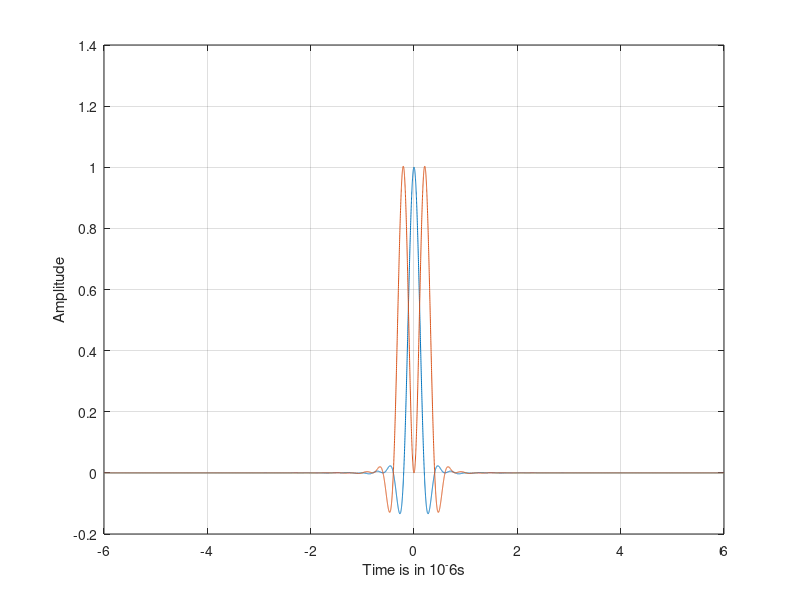
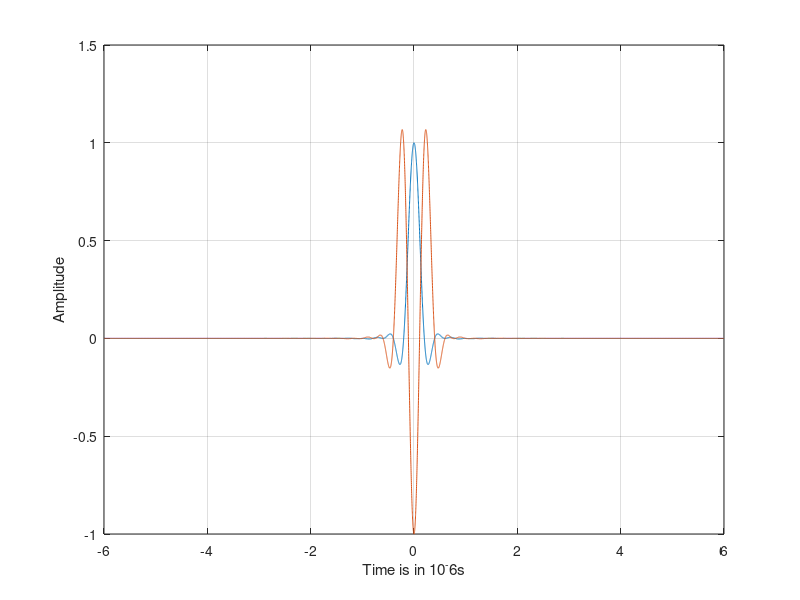

Source code (MATLAB) for these figures, in order:
%For OOK
R = 5; %50Mb/s
T = 1/R; % in seconds
alpha = 1/2; % roll off factor
t = [-6:0.001:6];
h = t-T;
k = t+T;
% Raised Cosine pulse
if ( t == 0)
    p = 1;
else
    sincNum = sin(pi*t*R);
    sincDen = (pi*t*R);
    sincOp = sincNum./sincDen;
    cosNum = cos(pi*t*R*alpha);
    cosDen = (1-4*(alpha*t*R).^2);
    cosOp = cosNum./cosDen;
    p = sincOp.*cosOp;
end
% Unipolar (OOK) Pulse Train
if ( h == 0)
    p = 1;
else
    %t-T
    sincNum1 = sin(pi*h*R);
    sincDen1 = (pi*h*R);
    sincOp1 = sincNum1./sincDen1;
    cosNum1 = cos(pi*h*R*alpha);
    cosDen1 = (1-4*(alpha*h*R).^2);
    cosOp1 = cosNum1./cosDen1;
    %t+T
    sincNum2 = sin(pi*k*R);
    sincDen2 = (pi*k*R);
    sincOp2 = sincNum2./sincDen2;
    cosNum2 = cos(pi*k*R*alpha);
    cosDen2 = (1-4*(alpha*k*R).^2);
    cosOp2 = cosNum2./cosDen2;
    x = (sincOp1.*cosOp1)+(sincOp2.*cosOp2);
end
% Bipolar (BPSK) Pulse Train
if ( h == 0)
    p = 1;
else
    %t
    sincNum = sin(pi*t*R);
    sincDen = (pi*t*R);
    sincOp = sincNum./sincDen;
    cosNum = cos(pi*t*R*alpha);
    cosDen = (1-4*(alpha*t*R).^2);
    cosOp = cosNum./cosDen;
    %t-T
    sincNum1 = sin(pi*h*R);
    sincDen1 = (pi*h*R);
    sincOp1 = sincNum1./sincDen1;
    cosNum1 = cos(pi*h*R*alpha);
    cosDen1 = (1-4*(alpha*h*R).^2);
    cosOp1 = cosNum1./cosDen1;
    %t+T
    sincNum2 = sin(pi*k*R);
    sincDen2 = (pi*k*R);
    sincOp2 = sincNum2./sincDen2;
    cosNum2 = cos(pi*k*R*alpha);
    cosDen2 = (1-4*(alpha*k*R).^2);
    cosOp2 = cosNum2./cosDen2;
    z = (sincOp1.*cosOp1)+(sincOp2.*cosOp2)-(sincOp.*cosOp);
end
%Plot
figure(1);
plot(t,p);
hold on;
plot(t,x);
xlabel('Time is in 10^-6s');
ylabel('Amplitude');
grid on;
figure(2);
plot(t,p);
hold on;
plot(t,z);
xlabel('Time is in 10^-6s');
ylabel('Amplitude');
grid on;
